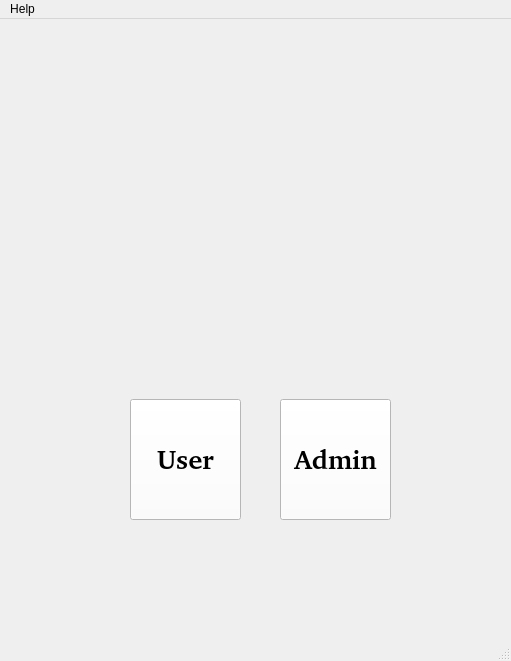
<?xml version="1.0" encoding="UTF-8"?>
<ui version="4.0">
 <class>MainWindow</class>
 <widget class="QMainWindow" name="MainWindow">
  <property name="geometry">
   <rect>
    <x>0</x>
    <y>0</y>
    <width>511</width>
    <height>661</height>
   </rect>
  </property>
  <property name="windowTitle">
   <string>MainWindow</string>
  </property>
  <widget class="QWidget" name="centralwidget">
   <widget class="QPushButton" name="pushButton_2">
    <property name="geometry">
     <rect>
      <x>130</x>
      <y>380</y>
      <width>111</width>
      <height>121</height>
     </rect>
    </property>
    <property name="font">
     <font>
      <family>Champagne &amp; Limousines</family>
      <pointsize>20</pointsize>
      <weight>75</weight>
      <bold>true</bold>
     </font>
    </property>
    <property name="styleSheet">
     <string notr="true">background-color: rgb(255, 255, 255);</string>
    </property>
    <property name="text">
     <string>User</string>
    </property>
   </widget>
   <widget class="QPushButton" name="pushButton_3">
    <property name="geometry">
     <rect>
      <x>280</x>
      <y>380</y>
      <width>111</width>
      <height>121</height>
     </rect>
    </property>
    <property name="palette">
     <palette>
      <active>
       <colorrole role="WindowText">
        <brush brushstyle="SolidPattern">
         <color alpha="255">
          <red>26</red>
          <green>28</green>
          <blue>53</blue>
         </color>
        </brush>
       </colorrole>
       <colorrole role="Button">
        <brush brushstyle="SolidPattern">
         <color alpha="255">
          <red>26</red>
          <green>28</green>
          <blue>53</blue>
         </color>
        </brush>
       </colorrole>
       <colorrole role="Light">
        <brush brushstyle="SolidPattern">
         <color alpha="255">
          <red>26</red>
          <green>28</green>
          <blue>53</blue>
         </color>
        </brush>
       </colorrole>
       <colorrole role="Midlight">
        <brush brushstyle="SolidPattern">
         <color alpha="255">
          <red>26</red>
          <green>28</green>
          <blue>53</blue>
         </color>
        </brush>
       </colorrole>
       <colorrole role="Text">
        <brush brushstyle="SolidPattern">
         <color alpha="255">
          <red>26</red>
          <green>28</green>
          <blue>53</blue>
         </color>
        </brush>
       </colorrole>
       <colorrole role="Base">
        <brush brushstyle="SolidPattern">
         <color alpha="255">
          <red>255</red>
          <green>255</green>
          <blue>255</blue>
         </color>
        </brush>
       </colorrole>
       <colorrole role="Window">
        <brush brushstyle="SolidPattern">
         <color alpha="255">
          <red>255</red>
          <green>255</green>
          <blue>255</blue>
         </color>
        </brush>
       </colorrole>
       <colorrole role="LinkVisited">
        <brush brushstyle="SolidPattern">
         <color alpha="255">
          <red>26</red>
          <green>28</green>
          <blue>53</blue>
         </color>
        </brush>
       </colorrole>
      </active>
      <inactive>
       <colorrole role="WindowText">
        <brush brushstyle="SolidPattern">
         <color alpha="255">
          <red>26</red>
          <green>28</green>
          <blue>53</blue>
         </color>
        </brush>
       </colorrole>
       <colorrole role="Button">
        <brush brushstyle="SolidPattern">
         <color alpha="255">
          <red>26</red>
          <green>28</green>
          <blue>53</blue>
         </color>
        </brush>
       </colorrole>
       <colorrole role="Light">
        <brush brushstyle="SolidPattern">
         <color alpha="255">
          <red>26</red>
          <green>28</green>
          <blue>53</blue>
         </color>
        </brush>
       </colorrole>
       <colorrole role="Midlight">
        <brush brushstyle="SolidPattern">
         <color alpha="255">
          <red>26</red>
          <green>28</green>
          <blue>53</blue>
         </color>
        </brush>
       </colorrole>
       <colorrole role="Text">
        <brush brushstyle="SolidPattern">
         <color alpha="255">
          <red>26</red>
          <green>28</green>
          <blue>53</blue>
         </color>
        </brush>
       </colorrole>
       <colorrole role="Base">
        <brush brushstyle="SolidPattern">
         <color alpha="255">
          <red>255</red>
          <green>255</green>
          <blue>255</blue>
         </color>
        </brush>
       </colorrole>
       <colorrole role="Window">
        <brush brushstyle="SolidPattern">
         <color alpha="255">
          <red>255</red>
          <green>255</green>
          <blue>255</blue>
         </color>
        </brush>
       </colorrole>
       <colorrole role="LinkVisited">
        <brush brushstyle="SolidPattern">
         <color alpha="255">
          <red>26</red>
          <green>28</green>
          <blue>53</blue>
         </color>
        </brush>
       </colorrole>
      </inactive>
      <disabled>
       <colorrole role="WindowText">
        <brush brushstyle="SolidPattern">
         <color alpha="255">
          <red>120</red>
          <green>120</green>
          <blue>120</blue>
         </color>
        </brush>
       </colorrole>
       <colorrole role="Button">
        <brush brushstyle="SolidPattern">
         <color alpha="255">
          <red>26</red>
          <green>28</green>
          <blue>53</blue>
         </color>
        </brush>
       </colorrole>
       <colorrole role="Light">
        <brush brushstyle="SolidPattern">
         <color alpha="255">
          <red>26</red>
          <green>28</green>
          <blue>53</blue>
         </color>
        </brush>
       </colorrole>
       <colorrole role="Midlight">
        <brush brushstyle="SolidPattern">
         <color alpha="255">
          <red>26</red>
          <green>28</green>
          <blue>53</blue>
         </color>
        </brush>
       </colorrole>
       <colorrole role="Text">
        <brush brushstyle="SolidPattern">
         <color alpha="255">
          <red>120</red>
          <green>120</green>
          <blue>120</blue>
         </color>
        </brush>
       </colorrole>
       <colorrole role="Base">
        <brush brushstyle="SolidPattern">
         <color alpha="255">
          <red>255</red>
          <green>255</green>
          <blue>255</blue>
         </color>
        </brush>
       </colorrole>
       <colorrole role="Window">
        <brush brushstyle="SolidPattern">
         <color alpha="255">
          <red>255</red>
          <green>255</green>
          <blue>255</blue>
         </color>
        </brush>
       </colorrole>
       <colorrole role="LinkVisited">
        <brush brushstyle="SolidPattern">
         <color alpha="255">
          <red>26</red>
          <green>28</green>
          <blue>53</blue>
         </color>
        </brush>
       </colorrole>
      </disabled>
     </palette>
    </property>
    <property name="font">
     <font>
      <family>Champagne &amp; Limousines</family>
      <pointsize>20</pointsize>
      <weight>75</weight>
      <bold>true</bold>
     </font>
    </property>
    <property name="styleSheet">
     <string notr="true">background-color: rgb(255, 255, 255);</string>
    </property>
    <property name="text">
     <string>Admin</string>
    </property>
   </widget>
   <widget class="QLabel" name="label_2">
    <property name="geometry">
     <rect>
      <x>0</x>
      <y>0</y>
      <width>511</width>
      <height>661</height>
     </rect>
    </property>
    <property name="text">
     <string/>
    </property>
    <property name="pixmap">
     <pixmap>../../../../../../Users/user1/Desktop/anasayfa.jpg</pixmap>
    </property>
    <property name="scaledContents">
     <bool>true</bool>
    </property>
   </widget>
   <zorder>label_2</zorder>
   <zorder>pushButton_2</zorder>
   <zorder>pushButton_3</zorder>
  </widget>
  <widget class="QMenuBar" name="menubar">
   <property name="geometry">
    <rect>
     <x>0</x>
     <y>0</y>
     <width>511</width>
     <height>21</height>
    </rect>
   </property>
   <widget class="QMenu" name="menuHelp">
    <property name="title">
     <string>Help</string>
    </property>
    <widget class="QMenu" name="menuDesigned_by">
     <property name="title">
      <string>Designed by Mert ISLEYEN and Senanur CETIN</string>
     </property>
     <addaction name="separator"/>
    </widget>
    <addaction name="menuDesigned_by"/>
   </widget>
   <addaction name="menuHelp"/>
  </widget>
  <widget class="QStatusBar" name="statusbar"/>
 </widget>
 <resources>
  <include location="../../../../../../Users/user1/Desktop/anasayfa.qrc"/>
 </resources>
 <connections/>
</ui>
